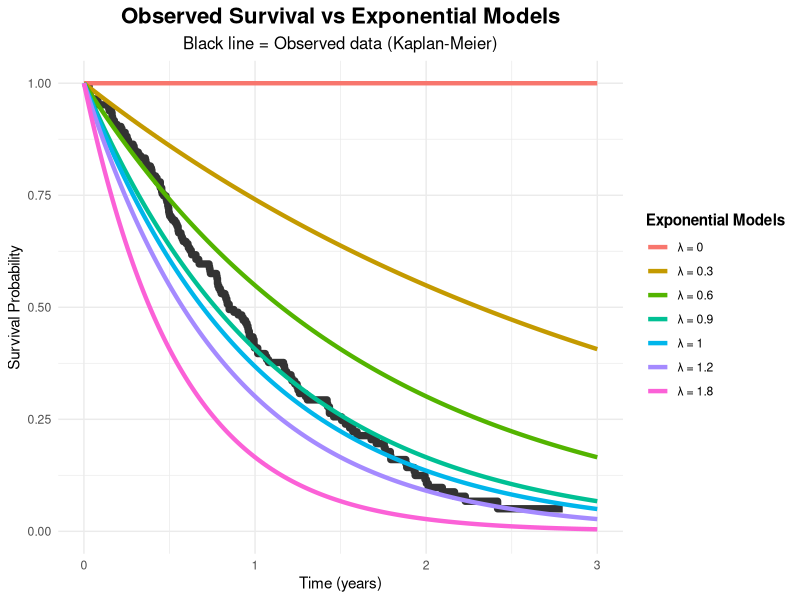
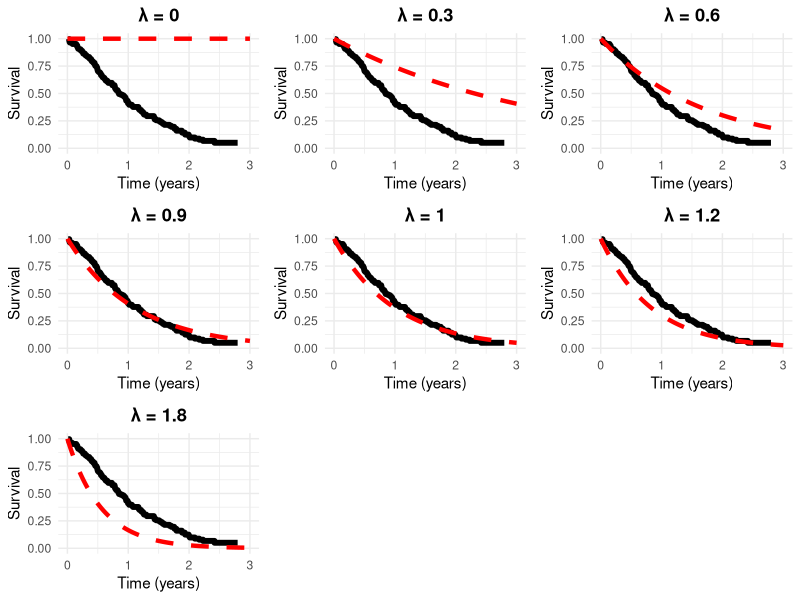
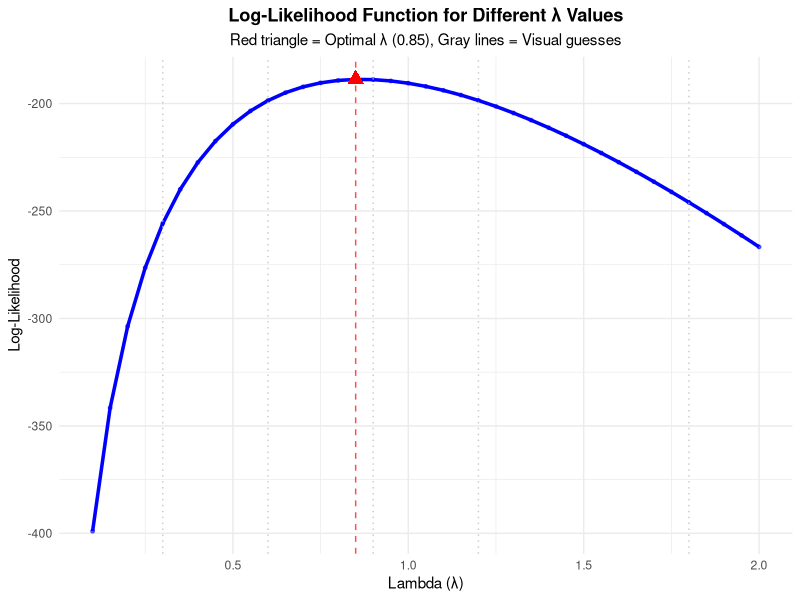
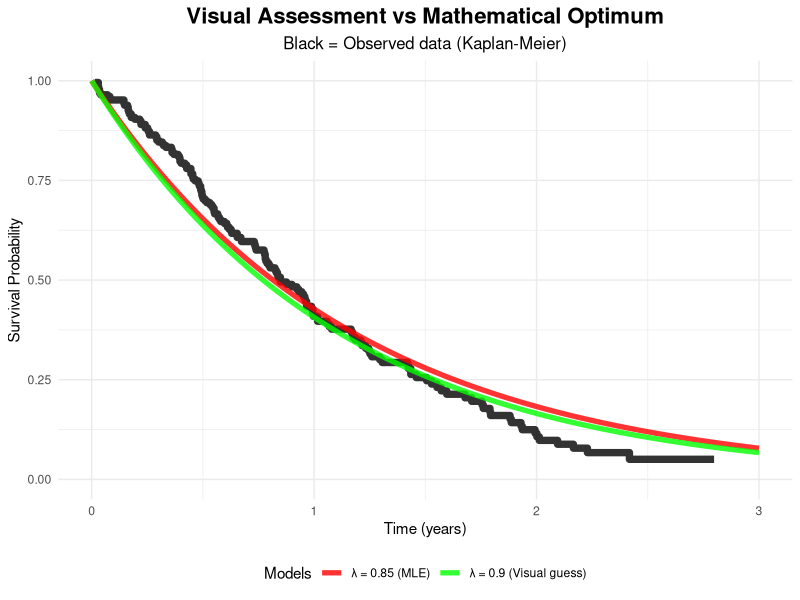

Write R code to recreate these figures, in order.
## ---- chunk 1
knitr::opts_chunk$set(echo = TRUE, warning = FALSE, message = FALSE, fig.width = 10, fig.height = 8)
## ---- chunk 2
library(survival)
library(ggplot2)
library(dplyr)

# Load lung cancer data
data(lung)
lung_clean <- lung %>% 
  filter(!is.na(time)) %>%
  mutate(time_years = time / 365.25)

# Create Kaplan-Meier estimate
surv_obj <- Surv(lung_clean$time_years, lung_clean$status - 1)
km_fit <- survfit(surv_obj ~ 1)

print(paste("Sample size:", length(lung_clean$time_years)))
print(paste("Number of deaths:", sum(lung_clean$status == 2)))
## ---- chunk 3
# Time points for plotting exponential curves
time_grid <- seq(0, 3, length.out = 200)

# Try different lambda values
lambda_values <- c(0, 0.3, 0.6, 0.9, 1, 1.2, 1.8)

# Create plot data
plot_data <- data.frame()
for(lambda in lambda_values) {
  temp_data <- data.frame(
    time = time_grid,
    survival = exp(-lambda * time_grid),
    lambda = paste("λ =", lambda)
  )
  plot_data <- rbind(plot_data, temp_data)
}

# Extract KM data
km_data <- data.frame(
  time = km_fit$time,
  survival = km_fit$surv
)

# Create the comparison plot
ggplot() +
  # Kaplan-Meier curve (observed data)
  geom_step(data = km_data, 
            aes(x = time, y = survival), 
            color = "black", linewidth = 2.5, alpha = 0.8) +
  
  # Different exponential models
  geom_line(data = plot_data, 
            aes(x = time, y = survival, color = lambda), 
            linewidth = 1.5) +
  
  xlim(0, 3) + ylim(0, 1) +
  labs(
    title = "Observed Survival vs Exponential Models",
    subtitle = "Black line = Observed data (Kaplan-Meier)",
    x = "Time (years)",
    y = "Survival Probability",
    color = "Exponential Models"
  ) +
  theme_minimal() +
  theme(
    plot.title = element_text(hjust = 0.5, size = 16, face = "bold"),
    plot.subtitle = element_text(hjust = 0.5, size = 12),
    legend.position = "right",
    legend.title = element_text(face = "bold")
  )
## ---- chunk 4
# Create individual plots for each lambda
plots <- list()

for(i in 1:length(lambda_values)) {
  lambda <- lambda_values[i]
  exp_data <- data.frame(
    time = time_grid,
    survival = exp(-lambda * time_grid)
  )
  
  p <- ggplot() +
    geom_step(data = km_data, 
              aes(x = time, y = survival), 
              color = "black", linewidth = 2) +
    geom_line(data = exp_data, 
              aes(x = time, y = survival), 
              color = "red", linewidth = 1.5, linetype = "dashed") +
    xlim(0, 3) + ylim(0, 1) +
    labs(title = paste("λ =", lambda),
         x = "Time (years)", y = "Survival") +
    theme_minimal() +
    theme(plot.title = element_text(hjust = 0.5, face = "bold"))
  
  plots[[i]] <- p
}

# Arrange plots
library(gridExtra)
do.call(grid.arrange, c(plots, ncol = 3))
## ---- chunk 5
# Prepare data for MLE calculation
lung_clean <- lung_clean %>%
  mutate(event = status - 1)  # Convert to 0/1 coding

times <- lung_clean$time_years
events <- lung_clean$event

# Calculate key statistics for MLE
n <- length(times)
d <- sum(events)  # number of deaths
total_time <- sum(times)  # sum of all observed times

cat("=== Data Summary for MLE ===\n")
cat("Sample size (n):", n, "\n")
cat("Number of deaths (d):", d, "\n") 
cat("Number censored:", n - d, "\n")
cat("Total observed time:", round(total_time, 2), "person-years\n\n")

# Test many lambda values to find the best one
test_lambdas <- seq(0.1, 2.0, by = 0.05)  # More fine-grained search

results <- data.frame()
for(lam in test_lambdas) {
  # Log-likelihood formula: d * log(λ) - λ * Σt_i
  ll <- d * log(lam) - lam * total_time
  results <- rbind(results, data.frame(
    lambda = lam,
    log_likelihood = ll
  ))
}

# Find the best lambda
best_result <- results[which.max(results$log_likelihood), ]
best_lambda <- best_result$lambda
best_ll <- best_result$log_likelihood

cat("=== Search Results ===\n")
cat("Best λ from search:", best_lambda, "\n")
cat("Log-likelihood at best λ:", round(best_ll, 2), "\n")

# Compare with our visual guesses
visual_lambdas <- c(0.3, 0.6, 0.9, 1.2, 1.8)
cat("\n=== How Our Visual Guesses Compare ===\n")
for(lam in visual_lambdas) {
  ll <- d * log(lam) - lam * total_time
  diff <- best_ll - ll
  cat("λ =", lam, ": Log-likelihood =", round(ll, 2), 
      ", Difference from best:", round(diff, 2), "\n")
}
## ---- chunk 6
# Create the likelihood plot
ggplot(results, aes(x = lambda, y = log_likelihood)) +
  geom_line(color = "blue", linewidth = 1.2) +
  geom_point(color = "blue", size = 1, alpha = 0.6) +
  
  # Mark the optimal lambda
  geom_point(aes(x = best_lambda, y = best_ll), 
             color = "red", size = 4, shape = 17) +
  geom_vline(xintercept = best_lambda, color = "red", 
             linetype = "dashed", alpha = 0.7) +
  
  # Mark our visual lambda guesses
  geom_vline(data = data.frame(lam = visual_lambdas), 
             aes(xintercept = lam), 
             color = "gray", linetype = "dotted", alpha = 0.8) +
  
  labs(
    title = "Log-Likelihood Function for Different λ Values",
    subtitle = paste("Red triangle = Optimal λ (", best_lambda, "), Gray lines = Visual guesses", sep=""),
    x = "Lambda (λ)",
    y = "Log-Likelihood"
  ) +
  theme_minimal() +
  theme(
    plot.title = element_text(hjust = 0.5, face = "bold"),
    plot.subtitle = element_text(hjust = 0.5)
  )

# Add some annotations for the visual guesses
cat("\n=== Visual Assessment vs Mathematical Optimum ===\n")
cat("Our visual 'good fit' was λ = 0.9\n")
cat("Mathematical optimum is λ =", best_lambda, "\n")
cat("Difference:", round(abs(0.9 - best_lambda), 3), "\n")
## ---- chunk 7
# The MLE formula: λ_hat = d / Σt_i
lambda_mle_analytical <- d / total_time
ll_analytical <- d * log(lambda_mle_analytical) - lambda_mle_analytical * total_time

cat("=== Analytical MLE Solution ===\n")
cat("λ_MLE = d / Σt_i = ", d, " / ", round(total_time, 2), " = ", round(lambda_mle_analytical, 4), "\n", sep="")
cat("Log-likelihood:", round(ll_analytical, 2), "\n")

cat("\n=== Comparison of Methods ===\n")
cat("Grid search best λ:", best_lambda, "\n")
cat("Analytical MLE λ:", round(lambda_mle_analytical, 4), "\n")
cat("Difference:", round(abs(best_lambda - lambda_mle_analytical), 4), "\n")

cat("\nThe analytical solution is exact - any tiny difference is due to our grid spacing.\n")
## ---- chunk 8
# Create a final comparison plot showing survival curves
final_lambdas <- c(0.9, best_lambda)
final_labels <- c("λ = 0.9 (Visual guess)", paste("λ =", best_lambda, "(MLE)"))

final_plot_data <- data.frame()
for(i in 1:length(final_lambdas)) {
  temp_data <- data.frame(
    time = time_grid,
    survival = exp(-final_lambdas[i] * time_grid),
    model = final_labels[i]
  )
  final_plot_data <- rbind(final_plot_data, temp_data)
}

# Create color mapping
mle_label <- paste("λ =", best_lambda, "(MLE)")
color_mapping <- c("λ = 0.9 (Visual guess)" = "green")
color_mapping[mle_label] <- "red"

ggplot() +
  # Kaplan-Meier curve
  geom_step(data = km_data, 
            aes(x = time, y = survival), 
            color = "black", linewidth = 2.5, alpha = 0.8) +
  
  # Comparison models
  geom_line(data = final_plot_data, 
            aes(x = time, y = survival, color = model), 
            linewidth = 1.8, alpha = 0.8) +
  
  scale_color_manual(values = color_mapping) +
  
  xlim(0, 3) + ylim(0, 1) +
  labs(
    title = "Visual Assessment vs Mathematical Optimum",
    subtitle = "Black = Observed data (Kaplan-Meier)",
    x = "Time (years)",
    y = "Survival Probability",
    color = "Models"
  ) +
  theme_minimal() +
  theme(
    plot.title = element_text(hjust = 0.5, size = 16, face = "bold"),
    plot.subtitle = element_text(hjust = 0.5, size = 12),
    legend.position = "bottom"
  )

cat("\n=== Conclusion ===\n")
cat("• Visual assessment (λ = 0.9) was very close to optimal!\n")
cat("• Mathematical MLE gives λ =", round(lambda_mle_analytical, 3), "\n")
cat("• Both models fit the data quite well\n")
cat("• The likelihood plot shows a clear single peak at the MLE\n")
